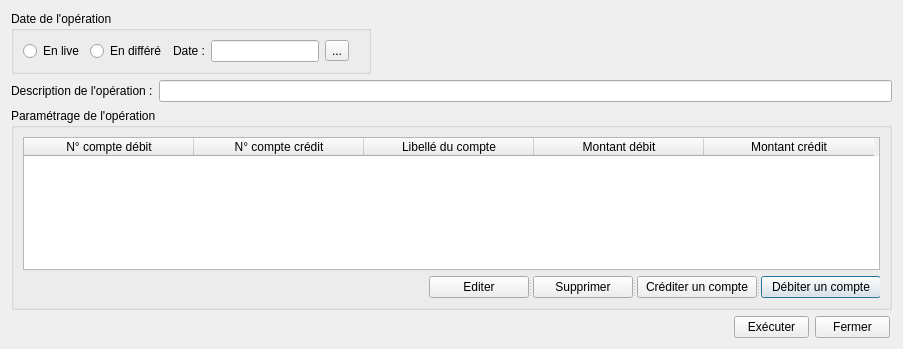
<?xml version="1.0" encoding="UTF-8"?>
<ui version="4.0">
 <class>BDExecuterNlleOperation</class>
 <widget class="QDialog" name="BDExecuterNlleOperation">
  <property name="geometry">
   <rect>
    <x>0</x>
    <y>0</y>
    <width>903</width>
    <height>349</height>
   </rect>
  </property>
  <property name="windowTitle">
   <string>Dialog</string>
  </property>
  <layout class="QGridLayout" name="gridLayout_3">
   <item row="0" column="0">
    <widget class="QGroupBox" name="groupBoxDate">
     <property name="maximumSize">
      <size>
       <width>360</width>
       <height>16777215</height>
      </size>
     </property>
     <property name="title">
      <string>Date de l'opération</string>
     </property>
     <layout class="QGridLayout" name="gridLayout_2">
      <item row="0" column="0">
       <widget class="QRadioButton" name="rb_enLive">
        <property name="text">
         <string>En live</string>
        </property>
       </widget>
      </item>
      <item row="0" column="1">
       <widget class="QRadioButton" name="rb_enDiffere">
        <property name="text">
         <string>En différé</string>
        </property>
       </widget>
      </item>
      <item row="0" column="2">
       <layout class="QFormLayout" name="formLayout_4">
        <item row="0" column="0">
         <layout class="QFormLayout" name="formLayout_3">
          <item row="0" column="0">
           <widget class="QLabel" name="label_2">
            <property name="text">
             <string>Date :</string>
            </property>
           </widget>
          </item>
          <item row="0" column="1">
           <widget class="QLineEdit" name="lineEditDate">
            <property name="readOnly">
             <bool>true</bool>
            </property>
           </widget>
          </item>
         </layout>
        </item>
        <item row="0" column="1">
         <widget class="QToolButton" name="btn_calendrier">
          <property name="text">
           <string>...</string>
          </property>
         </widget>
        </item>
       </layout>
      </item>
     </layout>
    </widget>
   </item>
   <item row="1" column="0">
    <layout class="QFormLayout" name="formLayout">
     <item row="0" column="0">
      <widget class="QLabel" name="label">
       <property name="text">
        <string>Description de l'opération :</string>
       </property>
      </widget>
     </item>
     <item row="0" column="1">
      <widget class="QLineEdit" name="lineEditDescription">
       <property name="maxLength">
        <number>160</number>
       </property>
      </widget>
     </item>
    </layout>
   </item>
   <item row="2" column="0">
    <widget class="QGroupBox" name="groupBox">
     <property name="title">
      <string>Paramétrage de l'opération</string>
     </property>
     <layout class="QGridLayout" name="gridLayout">
      <item row="0" column="0">
       <widget class="QTableWidget" name="tableWidgetOperation">
        <property name="selectionMode">
         <enum>QAbstractItemView::SingleSelection</enum>
        </property>
        <property name="selectionBehavior">
         <enum>QAbstractItemView::SelectRows</enum>
        </property>
        <attribute name="horizontalHeaderDefaultSectionSize">
         <number>170</number>
        </attribute>
        <attribute name="horizontalHeaderStretchLastSection">
         <bool>false</bool>
        </attribute>
        <attribute name="horizontalHeaderStretchLastSection">
         <bool>false</bool>
        </attribute>
        <attribute name="horizontalHeaderDefaultSectionSize">
         <number>170</number>
        </attribute>
        <column>
         <property name="text">
          <string>N° compte débit</string>
         </property>
        </column>
        <column>
         <property name="text">
          <string>N° compte crédit</string>
         </property>
        </column>
        <column>
         <property name="text">
          <string>Libellé du compte</string>
         </property>
        </column>
        <column>
         <property name="text">
          <string>Montant débit</string>
         </property>
        </column>
        <column>
         <property name="text">
          <string>Montant crédit</string>
         </property>
        </column>
       </widget>
      </item>
      <item row="1" column="0">
       <widget class="QSplitter" name="splitter">
        <property name="layoutDirection">
         <enum>Qt::RightToLeft</enum>
        </property>
        <property name="orientation">
         <enum>Qt::Horizontal</enum>
        </property>
        <widget class="QPushButton" name="btn_mvtDebiteur">
         <property name="maximumSize">
          <size>
           <width>120</width>
           <height>23</height>
          </size>
         </property>
         <property name="layoutDirection">
          <enum>Qt::LeftToRight</enum>
         </property>
         <property name="text">
          <string>Débiter un compte</string>
         </property>
        </widget>
        <widget class="QPushButton" name="btn_mvtCrediteur">
         <property name="maximumSize">
          <size>
           <width>120</width>
           <height>23</height>
          </size>
         </property>
         <property name="layoutDirection">
          <enum>Qt::LeftToRight</enum>
         </property>
         <property name="text">
          <string>Créditer un compte</string>
         </property>
        </widget>
        <widget class="QPushButton" name="btn_supprimerMvt">
         <property name="maximumSize">
          <size>
           <width>100</width>
           <height>23</height>
          </size>
         </property>
         <property name="layoutDirection">
          <enum>Qt::LeftToRight</enum>
         </property>
         <property name="text">
          <string>Supprimer</string>
         </property>
        </widget>
        <widget class="QPushButton" name="btn_editer">
         <property name="maximumSize">
          <size>
           <width>100</width>
           <height>16777215</height>
          </size>
         </property>
         <property name="text">
          <string>Editer</string>
         </property>
        </widget>
       </widget>
      </item>
     </layout>
    </widget>
   </item>
   <item row="3" column="0">
    <layout class="QFormLayout" name="formLayout_2">
     <property name="labelAlignment">
      <set>Qt::AlignRight|Qt::AlignTrailing|Qt::AlignVCenter</set>
     </property>
     <property name="formAlignment">
      <set>Qt::AlignRight|Qt::AlignTop|Qt::AlignTrailing</set>
     </property>
     <property name="rightMargin">
      <number>8</number>
     </property>
     <item row="0" column="0">
      <widget class="QPushButton" name="btn_executer">
       <property name="maximumSize">
        <size>
         <width>75</width>
         <height>23</height>
        </size>
       </property>
       <property name="text">
        <string>Exécuter</string>
       </property>
      </widget>
     </item>
     <item row="0" column="1">
      <widget class="QPushButton" name="btn_annuler">
       <property name="maximumSize">
        <size>
         <width>75</width>
         <height>23</height>
        </size>
       </property>
       <property name="text">
        <string>Fermer</string>
       </property>
      </widget>
     </item>
    </layout>
   </item>
  </layout>
 </widget>
 <resources/>
 <connections/>
</ui>
